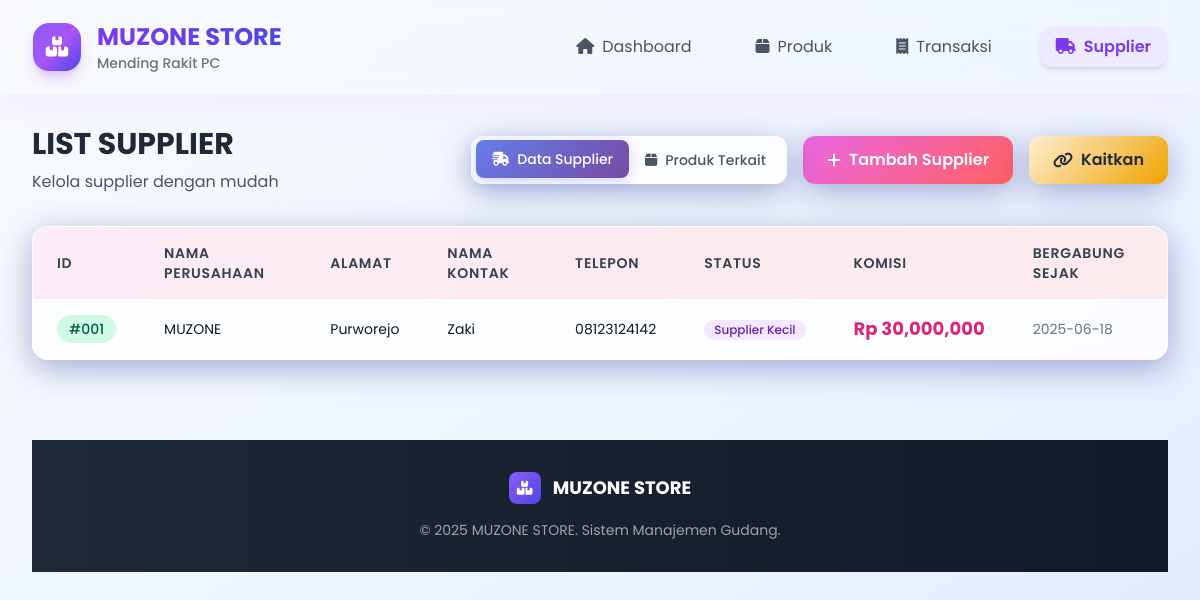
Page /supplier on the committed database.
### tables this page shows
CREATE TABLE supplier (
    id INTEGER PRIMARY KEY AUTOINCREMENT,
    nama_perusahaan TEXT NOT NULL,
    alamat TEXT NOT NULL,
    nama_kontak TEXT NOT NULL,
    telepon TEXT NOT NULL UNIQUE,
    tanggal TIMESTAMP DEFAULT CURRENT_TIMESTAMP
);

### app.py (the view, shortened to what this page needs)
@app.route('/supplier', methods=['GET', 'POST'])
def supplier():
    data_supplier = semua_supplier()
    produk_terkait = semua_produk_terkait()
    return render_template('supplier.html', data_supplier=data_supplier, produk_terkait=produk_terkait)

### modules/supplier.py (called while the page is built)
def semua_produk_terkait():
    produk_terkait = []
    cur.execute('SELECT id, nama_perusahaan FROM supplier')
    semua_supplier = cur.fetchall()  # list of tuples: [(id1, nama1), (id2, nama2), ...]
    for supplier in semua_supplier:
        cur.execute('''SELECT sku, nama_produk, harga_satuan, terjual FROM produk WHERE id_supplier = ?''', (supplier[0],))
        semua_produk = cur.fetchall()
        for produk in semua_produk:
            sku, nama_produk, harga_satuan, terjual = produk
            total_penjualan = harga_satuan * float(terjual)
            produk_terkait.append((supplier[0], supplier[1], sku, nama_produk, terjual, harga_satuan, total_penjualan))
    return produk_terkait

### templates/supplier.html (shortened to what this page needs)
<!DOCTYPE html>
<html lang="id">
<head>
    <script src="https://cdn.tailwindcss.com"></script>
    <link rel="stylesheet" href="https://cdnjs.cloudflare.com/ajax/libs/font-awesome/6.4.0/css/all.min.css">
    <link rel="stylesheet" href="{{ url_for('static', filename='css/supplier.css') }}">
</head>
<body onload="toggleTable('default')" class="bg-gradient-to-br from-slate-50 via-blue-50 to-indigo-100 min-h-screen" >
    <div class="glass-effect shadow-xl shadow-purple-100/50 sticky top-0 z-40 border-b border-white/20">
        <div class="max-w-7xl mx-auto px-4 sm:px-6 lg:px-8">
            <div class="flex justify-between items-center py-5">
                <div class="flex items-center space-x-4 ">
                    <div class="w-12 h-12 bg-gradient-to-br from-violet-500 via-purple-500 to-indigo-600 rounded-2xl flex items-center justify-center shadow-lg shadow-purple-500/30">
                        <i class="fas fa-boxes text-white text-xl"></i>
                    </div>
                    <div>
                        <h1 class="text-2xl font-bold bg-gradient-to-r from-violet-600 to-indigo-600 bg-clip-text text-transparent">MUZONE STORE</h1>
                        <p class="text-sm text-gray-500 font-medium">Mending Rakit PC</p>
                    </div>
                </div>
                <nav class="flex space-x-8  ">
                    <a href="/" class="text-gray-600 hover:text-violet-600 px-4 py-2 rounded-xl hover:bg-violet-50 transition-all duration-300 transform hover:scale-105">
                        <i class="fas fa-home mr-2"></i>Dashboard
                    </a>
                    <a href="/produk" class="text-gray-600 hover:text-violet-600 px-4 py-2 rounded-xl hover:bg-violet-50 transition-all duration-300 transform hover:scale-105">
                        <i class="fas fa-box mr-2"></i>Produk
                    </a>
                    <a href="/transaksi" class="text-gray-600 hover:text-violet-600 px-4 py-2 rounded-xl hover:bg-violet-50 transition-all duration-300 transform hover:scale-105">
                        <i class="fas fa-receipt mr-2"></i>Transaksi
                    </a>
                    <a href="/supplier" class="text-violet-600 font-semibold px-4 py-2 rounded-xl bg-violet-100 shadow-md transform hover:scale-105 transition-all duration-300">
                        <i class="fas fa-truck mr-2"></i>Supplier
                    </a>
                </nav>
            </div>
        </div>
    </div>
    <div class="max-w-7xl mx-auto px-4 sm:px-6 lg:px-8 py-8">
        <div class="flex justify-between items-center mb-8">
            <div>
                <h2 class="text-3xl font-bold text-gray-800 mb-2">LIST SUPPLIER</h2>
                <p class="text-gray-600">Kelola supplier dengan mudah</p>
            </div>
            {% if data_supplier | length != 0%}
            <div class="flex space-x-4">
                <div class="flex bg-white/80 glass-effect rounded-xl p-1 soft-shadow">
                    <button id="defaultTableBtn" onclick="toggleTable('default')" class="toggle-btn active px-4 py-2 rounded-lg text-sm font-medium">
                        <i class="fas fa-truck-fast mr-2"></i>Data Supplier
                    </button>
                    <button id="produkTableBtn" onclick="toggleTable('subtotal')" class="toggle-btn px-4 py-2 rounded-lg text-sm font-medium text-gray-600">
                        <i class="fas fa-box mr-2"></i>Produk Terkait
                    </button>
                </div>
                <button onclick="openInputPopUp()" class="btn-primary text-white px-6 py-3 rounded-xl font-semibold flex items-center space-x-2 soft-shadow">
                    <i class="fas fa-plus"></i>
                    <span>Tambah Supplier</span>
                </button>
                <button onclick="openKaitkanPopUp()" class="btn-secondary text-gray-800 px-6 py-3 rounded-xl font-semibold flex items-center space-x-2 soft-shadow">
                    <i class="fas fa-link"></i>
                    <span>Kaitkan</span>
                </button>
            </div>
            {% endif %}
        </div>
        <div>
        {% if data_supplier | length != 0%}
            <div id="defaultTable" class="bg-white/80 glass-effect rounded-2xl hidden soft-shadow overflow-hidden">
                <div class="overflow-x-auto">
                    <table class="w-full">
                        <thead class="bg-gradient-to-r from-pink-500/10 to-red-500/10">
                            <tr>
                                <th class="px-6 py-4 text-left text-sm font-semibold text-gray-700 uppercase tracking-wider">ID</th>
                                <th class="px-6 py-4 text-left text-sm font-semibold text-gray-700 uppercase tracking-wider">Nama Perusahaan</th>
                                <th class="px-6 py-4 text-left text-sm font-semibold text-gray-700 uppercase tracking-wider">Alamat</th>
                                <th class="px-6 py-4 text-left text-sm font-semibold text-gray-700 uppercase tracking-wider">Nama Kontak</th>
                                <th class="px-6 py-4 text-left text-sm font-semibold text-gray-700 uppercase tracking-wider">Telepon</th>
                                <th class="px-6 py-4 text-left text-sm font-semibold text-gray-700 uppercase tracking-wider">Status</th>
                                <th class="px-6 py-4 text-left text-sm font-semibold text-gray-700 uppercase tracking-wider">Komisi</th>
                                <th class="px-6 py-4 text-left text-sm font-semibold text-gray-700 uppercase tracking-wider">Bergabung Sejak</th>
                            </tr>
                        </thead>
                        <tbody class="divide-y divide-gray-200">
                            {% for supplier in data_supplier %}
                            <tr class="table-row">
                                <td class="px-6 py-4 whitespace-nowrap">
                                    <span class="inline-flex items-center px-3 py-1 rounded-full text-sm font-medium bg-emerald-100 text-emerald-800">#{{ "%03d"|format(supplier[0]) }}</span>
                                </td>
                                <td class="px-6 py-4 whitespace-nowrap text-sm text-gray-900">{{ supplier[1] }}</td>
                                <td class="px-6 py-4 whitespace-nowrap text-sm text-gray-900">{{ supplier[2] }}</td>
                                <td class="px-6 py-4 whitespace-nowrap text-sm text-gray-900">{{ supplier[3] if supplier[3] else '-' }}</td>
                                <td class="px-6 py-4 whitespace-nowrap text-sm text-gray-900">{{ supplier[4] }}</td>
                                <td class="px-6 py-4 whitespace-nowrap">
                                    <span class="inline-flex items-center px-2.5 py-0.5 rounded-full text-xs font-medium bg-purple-100 text-purple-800">{{ supplier[5] }}</span>
                                </td>
                                <td class="px-6 py-4 whitespace-nowrap">
                                    <span class="text-lg font-bold text-pink-600">Rp {{ "{:,.0f}".format(supplier[6]) }}</span>
                                </td>
                                <td class="px-6 py-4 whitespace-nowrap text-sm text-gray-500">{{ supplier[7][:10] if supplier[7] else '-' }}</td>
                            </tr>
                            {% endfor %}
                        </tbody>
                    </table>
                </div>
            </div>
            {% endif %}
        </div>
    <footer class="mt-20 bg-gradient-to-r from-gray-800 to-gray-900 text-white">
        <div class="max-w-7xl mx-auto px-4 sm:px-6 lg:px-8 py-8">
            <div class="text-center">
                <div class="flex items-center justify-center space-x-3 mb-4">
                    <div class="w-8 h-8 bg-gradient-to-br from-violet-500 to-indigo-600 rounded-lg flex items-center justify-center">
                        <i class="fas fa-boxes text-white text-sm"></i>
                    </div>
                    <h3 class="text-lg font-bold">MUZONE STORE</h3>
                </div>
                <p class="text-gray-400 text-sm">© 2025 MUZONE STORE. Sistem Manajemen Gudang.</p>
            </div>
        </div>
</body>
</html>

### static/css/supplier.css (style rules this page uses)
body { font-family: 'Poppins', sans-serif; }
.glass-effect { backdrop-filter: blur(16px); -webkit-backdrop-filter: blur(16px); border: 1px solid rgba(255, 255, 255, 0.18); }
.soft-shadow { box-shadow: 0 8px 32px 0 rgba(31, 38, 135, 0.37); }
.btn-primary { background: linear-gradient(135deg,rgb(234, 102, 227) 0%,rgb(255, 97, 97) 100%); transition: all 0.3s ease; }
.btn-secondary { background: linear-gradient(135deg,rgb(255, 239, 210) 0%,rgb(238, 163, 0) 100%); transition: all 0.3s ease; }
.toggle-btn { transition: all 0.3s ease; }
.toggle-btn.active { background: linear-gradient(135deg, #667eea 0%, #764ba2 100%); color: white; transform: translateY(-1px); box-shadow: 0 4px 15px rgba(102, 126, 234, 0.3); }

### rows in the picture
supplier: id "001", nama_perusahaan "MUZONE", alamat "Purworejo", nama_kontak "Zaki", telepon "08123124142", supplier "Supplier Kecil", supplier "30,000,000", tanggal "2025-06-18"
